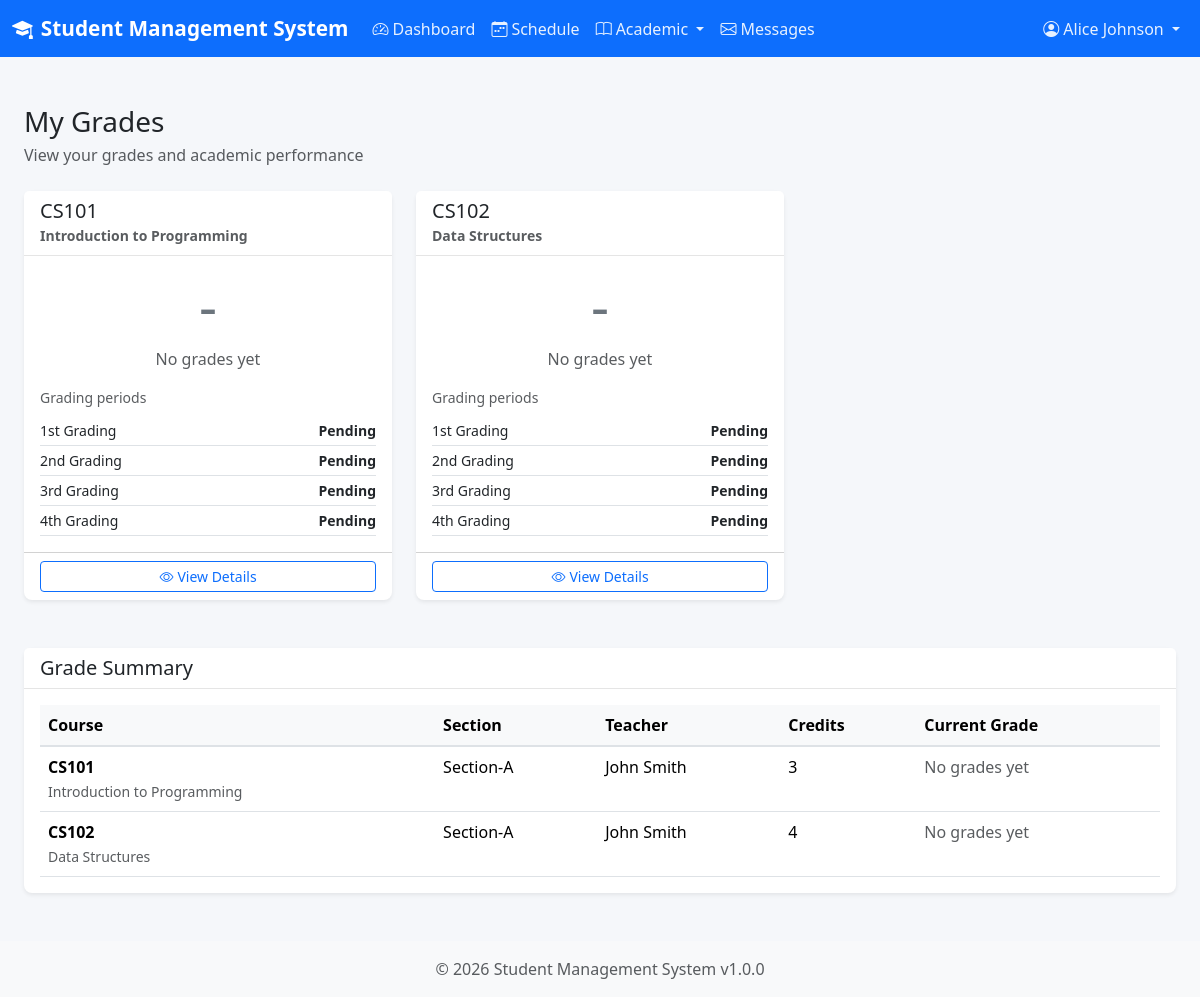
Page /modules/student/my_grades.php (signed in) on the committed database.
### tables this page shows
CREATE TABLE IF NOT EXISTS enrollments (
    id INT AUTO_INCREMENT PRIMARY KEY,
    student_id INT NOT NULL,
    section_id INT NOT NULL,
    enrollment_date DATE DEFAULT (CURRENT_DATE),
    status ENUM('enrolled', 'dropped', 'completed') DEFAULT 'enrolled',
    grade VARCHAR(5),
    created_at TIMESTAMP DEFAULT CURRENT_TIMESTAMP,
    updated_at TIMESTAMP DEFAULT CURRENT_TIMESTAMP ON UPDATE CURRENT_TIMESTAMP,
    FOREIGN KEY (student_id) REFERENCES users(id) ON DELETE CASCADE,
    FOREIGN KEY (section_id) REFERENCES sections(id) ON DELETE CASCADE,
    UNIQUE KEY unique_enrollment (student_id, section_id)
);

CREATE TABLE IF NOT EXISTS courses (
    id INT AUTO_INCREMENT PRIMARY KEY,
    course_code VARCHAR(20) NOT NULL UNIQUE,
    course_name VARCHAR(100) NOT NULL,
    description TEXT,
    credits INT DEFAULT 3,
    status ENUM('active', 'inactive') DEFAULT 'active',
    created_at TIMESTAMP DEFAULT CURRENT_TIMESTAMP,
    updated_at TIMESTAMP DEFAULT CURRENT_TIMESTAMP ON UPDATE CURRENT_TIMESTAMP
);

CREATE TABLE IF NOT EXISTS sections (
    id INT AUTO_INCREMENT PRIMARY KEY,
    section_name VARCHAR(50) NOT NULL,
    course_id INT NOT NULL,
    teacher_id INT,
    room_number VARCHAR(20),
    schedule_time VARCHAR(100),
    max_students INT DEFAULT 40,
    status ENUM('active', 'inactive') DEFAULT 'active',
    created_at TIMESTAMP DEFAULT CURRENT_TIMESTAMP,
    updated_at TIMESTAMP DEFAULT CURRENT_TIMESTAMP ON UPDATE CURRENT_TIMESTAMP,
    FOREIGN KEY (course_id) REFERENCES courses(id) ON DELETE CASCADE,
    FOREIGN KEY (teacher_id) REFERENCES users(id) ON DELETE SET NULL,
    UNIQUE KEY unique_section_course (section_name, course_id)
);

CREATE TABLE IF NOT EXISTS users (
    id INT AUTO_INCREMENT PRIMARY KEY,
    username VARCHAR(50) NOT NULL UNIQUE,
    password VARCHAR(255) NOT NULL,
    role ENUM('admin', 'teacher', 'student') NOT NULL,
    full_name VARCHAR(100) NOT NULL,
    created_at TIMESTAMP DEFAULT CURRENT_TIMESTAMP,
    updated_at TIMESTAMP DEFAULT CURRENT_TIMESTAMP ON UPDATE CURRENT_TIMESTAMP
);

### includes/db_operations.php (called while the page is built, shortened)
<?php
function getStudentSections($studentId) {
    $db = getDB();
    $stmt = $db->prepare("SELECT e.*, s.section_name, s.room_number, s.schedule_time,
                          c.course_code, c.course_name, c.credits,
                          u.full_name as teacher_name, up.email as teacher_email
                          FROM enrollments e
                          JOIN sections s ON e.section_id = s.id
                          JOIN courses c ON s.course_id = c.id
                          LEFT JOIN users u ON s.teacher_id = u.id
                          LEFT JOIN user_profiles up ON u.id = up.user_id
                          WHERE e.student_id = ? AND e.status = 'enrolled'
                          ORDER BY c.course_code");
    $stmt->execute([$studentId]);
    return $stmt->fetchAll();
}
function getGradingPeriods() {
    return [1 => '1st Grading', 2 => '2nd Grading', 3 => '3rd Grading', 4 => '4th Grading'];
}
function getAttendancePercentage($studentId, $sectionId, $gradingPeriod = null) {
    $db = getDB();
    $sql = "SELECT SUM(a.status IN ('present', 'late', 'excused')) as attended, COUNT(a.id) as total
            FROM attendance a WHERE a.student_id = ? AND a.section_id = ?";
    $params = [$studentId, $sectionId];
    if ($gradingPeriod !== null) {
        $sql .= " AND MONTH(a.attendance_date) BETWEEN ? AND ?";
        $start = (($gradingPeriod - 1) * 3) + 1;
        $params[] = $start;
        $params[] = $start + 2;
    }
    $stmt = $db->prepare($sql);
    $stmt->execute($params);
    $result = $stmt->fetch();
    return ((int)$result['total'] > 0) ? round(((int)$result['attended'] / (int)$result['total']) * 100, 2) : null;
}
function getStudentGradeBreakdown($studentId, $sectionId, $gradingPeriod = 1) {
    $db = getDB();
    $breakdown = ['attendance' => getAttendancePercentage($studentId, $sectionId, $gradingPeriod), 'module' => null, 'quiz' => null, 'test' => null, 'overall' => null];
    foreach (['module', 'quiz', 'test'] as $component) {
        $dbTypes = $component === 'test' ? ['test', 'exam'] : [$component, $component === 'module' ? 'assignment' : $component];
        $placeholders = implode(',', array_fill(0, count($dbTypes), '?'));
        $stmt = $db->prepare("SELECT SUM(ss.score * a.weight) weighted_score, SUM(a.max_score * a.weight) weighted_max FROM assessments a LEFT JOIN student_scores ss ON a.id = ss.assessment_id AND ss.student_id = ? WHERE a.section_id = ? AND a.grading_period = ? AND a.type IN ($placeholders)");
        $stmt->execute(array_merge([$studentId, $sectionId, $gradingPeriod], $dbTypes));
        $row = $stmt->fetch();
        $breakdown[$component] = ($row['weighted_max'] > 0) ? round(($row['weighted_score'] / $row['weighted_max']) * 100, 2) : null;
    }
    $weighted = [['attendance', 10], ['module', 20], ['quiz', 30], ['test', 40]];
    $total = 0; $weight = 0;
    $breakdown['overall'] = $weight > 0 ? round($total / $weight, 2) : null;
    return $breakdown;
}
function calculateStudentGrade($studentId, $sectionId, $gradingPeriod = null) {
    if ($gradingPeriod !== null) return getStudentGradeBreakdown($studentId, $sectionId, $gradingPeriod)['overall'];
    $grades = [];
    foreach (array_keys(getGradingPeriods()) as $period) { $grade = calculateStudentGrade($studentId, $sectionId, $period); if ($grade !== null) $grades[] = $grade; }
    return empty($grades) ? null : round(array_sum($grades) / count($grades), 2);
}

### includes/helpers.php (called while the page is built, shortened)
<?php
function sanitize($input) {
    return htmlspecialchars(trim($input), ENT_QUOTES, 'UTF-8');
}

### modules/student/my_grades.php (the view, shortened to what this page needs)
<?php
require_once __DIR__ . '/../../includes/db_operations.php';
require_once __DIR__ . '/../../includes/helpers.php';
$studentId = getCurrentUserId();
$sections = getStudentSections($studentId);
include __DIR__ . '/../../includes/header.php';
?>
<div class="container-fluid py-4">
    <div class="d-flex justify-content-between align-items-center mb-4">
        <div>
            <h1 class="h3 mb-1">My Grades</h1>
            <p class="text-muted mb-0">View your grades and academic performance</p>
        </div>
    </div>
    <?php if (empty($sections)): ?>
        <div class="alert alert-info">
            <i class="bi bi-info-circle me-2"></i>You are not enrolled in any courses yet.
        </div>
    <?php else: ?>
        <div class="row mb-4">
            <?php foreach ($sections as $section):
                $percentage = calculateStudentGrade($studentId, $section['section_id']);
                $letterGrade = $percentage !== null ? getGradeLetter($percentage) : '-';
                $gradeColor = 'secondary';
            ?>
                <div class="col-md-6 col-lg-4 mb-4">
                    <div class="card shadow-sm h-100">
                        <div class="card-header">
                            <h5 class="card-title mb-0"><?php echo sanitize($section['course_code']); ?></h5>
                            <small class="text-muted"><?php echo sanitize($section['course_name']); ?></small>
                        </div>
                        <div class="card-body text-center">
                            <div class="display-4 text-<?php echo $gradeColor; ?> mb-2"><?php echo $letterGrade; ?></div>
                            <?php if ($percentage !== null): ?>
                                <p class="text-muted mb-0"><?php echo $percentage; ?>%</p>
                            <?php else: ?>
                                <p class="text-muted mb-0">No grades yet</p>
                            <?php endif; ?>
                            <div class="mt-3 text-start">
                                <small class="text-muted d-block mb-2">Grading periods</small>
                                <?php foreach (getGradingPeriods() as $period => $label):
                                    $periodGrade = calculateStudentGrade($studentId, $section['section_id'], $period);
                                ?>
                                    <div class="d-flex justify-content-between small border-bottom py-1">
                                        <span><?php echo sanitize($label); ?></span>
                                        <strong><?php echo $periodGrade !== null ? $periodGrade . '%' : 'Pending'; ?></strong>
                                    </div>
                                <?php endforeach; ?>
                            </div>
                        </div>
                        <div class="card-footer bg-transparent">
                            <button class="btn btn-sm btn-outline-primary w-100"
                                    data-bs-toggle="modal" data-bs-target="#detailModal<?php echo $section['section_id']; ?>">
                                <i class="bi bi-eye me-1"></i>View Details
                            </button>
                        </div>
                    </div>
                </div>
            <?php endforeach; ?>
        </div>
        <div class="card shadow-sm">
            <div class="card-header">
                <h5 class="mb-0">Grade Summary</h5>
            </div>
            <div class="card-body">
                <div class="table-responsive">
                    <table class="table">
                        <thead>
                            <tr>
                                <th>Course</th>
                                <th>Section</th>
                                <th>Teacher</th>
                                <th>Credits</th>
                                <th>Current Grade</th>
                            </tr>
                        </thead>
                        <tbody>
                            <?php foreach ($sections as $section):
                                $percentage = calculateStudentGrade($studentId, $section['section_id']);
                                $letterGrade = $percentage !== null ? getGradeLetter($percentage) : '-';
                            ?>
                                <tr>
                                    <td>
                                        <strong><?php echo sanitize($section['course_code']); ?></strong><br>
                                        <small class="text-muted"><?php echo sanitize($section['course_name']); ?></small>
                                    </td>
                                    <td><?php echo sanitize($section['section_name']); ?></td>
                                    <td><?php echo sanitize($section['teacher_name'] ?? 'TBA'); ?></td>
                                    <td><?php echo $section['credits']; ?></td>
                                    <td>
                                        <?php if ($percentage !== null): ?>
                                            <span class="badge bg-<?php echo $letterGrade === 'F' ? 'danger' : 'primary'; ?> fs-6">
                                                <?php echo $letterGrade; ?> (<?php echo $percentage; ?>%)
                                            </span>
                                        <?php else: ?>
                                            <span class="text-muted">No grades yet</span>
                                        <?php endif; ?>
                                    </td>
                                </tr>
                            <?php endforeach; ?>
                        </tbody>
                    </table>
                </div>
            </div>
        </div>
    <?php endif; ?>
</div>
<?php include __DIR__ . '/../../includes/footer.php'; ?>

### assets/css/style.css (style rules this page uses)
:root { --primary-color: #0d6efd; --secondary-color: #6c757d; --success-color: #198754; --danger-color: #dc3545; --warning-color: #ffc107; --info-color: #0dcaf0; --light-color: #f8f9fa; --dark-color: #212529; }
body { background-color: #f5f7fa; min-height: 100vh; display: flex; flex-direction: column; }
.card { border: none; border-radius: 0.5rem; box-shadow: 0 0.125rem 0.25rem rgba(0, 0, 0, 0.075); transition: box-shadow 0.15s ease-in-out; }
.card-header { background-color: #fff; border-bottom: 1px solid rgba(0, 0, 0, 0.1); font-weight: 600; }
.table { margin-bottom: 0; }
.table thead th { background-color: #f8f9fa; border-bottom: 2px solid #dee2e6; font-weight: 600; white-space: nowrap; }
.btn { font-weight: 500; padding: 0.5rem 1rem; }
.btn-sm { padding: 0.25rem 0.5rem; font-size: 0.875rem; }

### rows in the picture
enrollments: courses.course_code "CS101", courses.course_name "Introduction to Programming", letterGrade "-", label "1st Grading", label "2nd Grading", label "3rd Grading", label "4th Grading", section.section_name "Section-A", users.full_name "John Smith", courses.credits "3"
enrollments: courses.course_code "CS102", courses.course_name "Data Structures", letterGrade "-", label "1st Grading", label "2nd Grading", label "3rd Grading", label "4th Grading", section.section_name "Section-A", users.full_name "John Smith", courses.credits "4"

### other values in the picture
APP_NAME "Student Management System"
getCurrentUserName() "Alice Johnson"
APP_VERSION "1.0.0"
